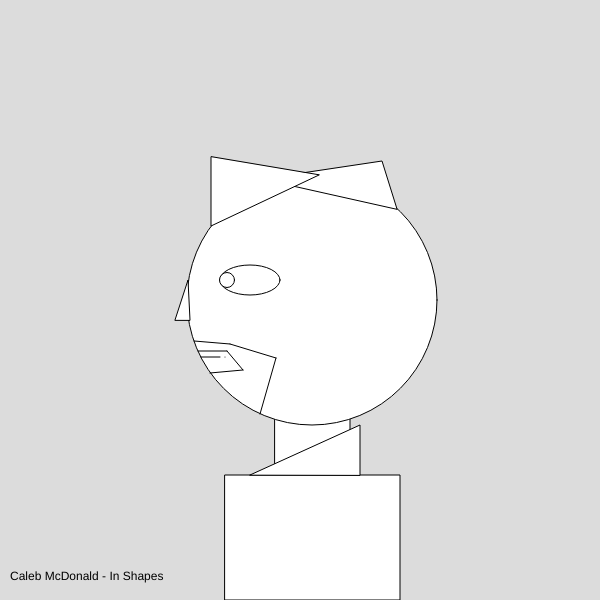
Frame 1 (no input)
Frame 60 (no input): identical to frame 1, image omitted
Frame 120 (the mouse pressed at the canvas centre since frame 60): identical to frame 1, image omitted

The p5.js sketch that drew this single still picture (run headless with seeded random() and noise() and a simulated clock; from frame 60 on, the mouse is pressed at the canvas centre):

// p5.js sketch
// ── sketch.js
function setup() {
  createCanvas(600, 600);
}

function draw() {
  background(220);
  rect(275,400,75,125);
  rect(225,475,175,125);
  triangle(250,475,360,425,360,475)
  circle(312,300,250)
  triangle(175,320,188,280,190,320)
  ellipse(250,280,60,30)
  circle(227,280,15)
  line(201,357,220,357)
  point(225,357)
  triangle(262,179,382,161,397,209)
  triangle(211,157,211,226,319,175)
  line(210,373,243,370)
  line(243,370,227,351)
  line(227,351,198,351)
  line(194,341,230,344)
  line(230,344,276,358)
  line(276,358,260,414)
  text("Caleb McDonald - In Shapes",10,580)
}
// ── Homework 9_p5js Intro.html
<html>
	<head>
   		<script src="https://cdnjs.cloudflare.com/ajax/libs/p5.js/1.1.9/p5.min.js"></script>
		<script src="sketch.js"></script>
	</head>
  	<body>
	</body>
</html>
